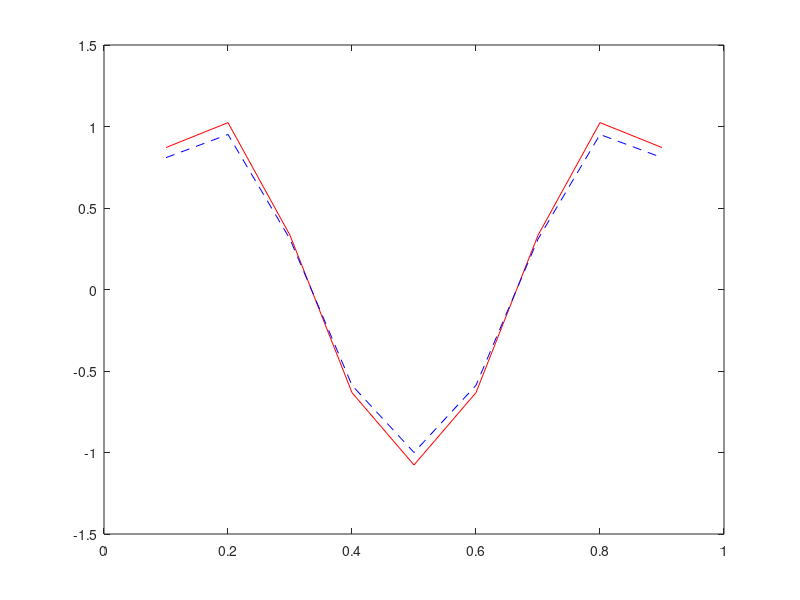
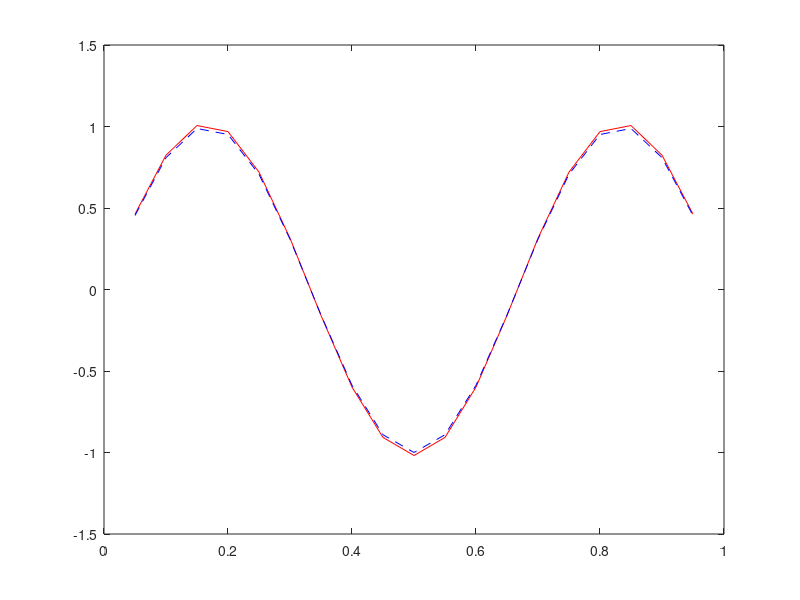
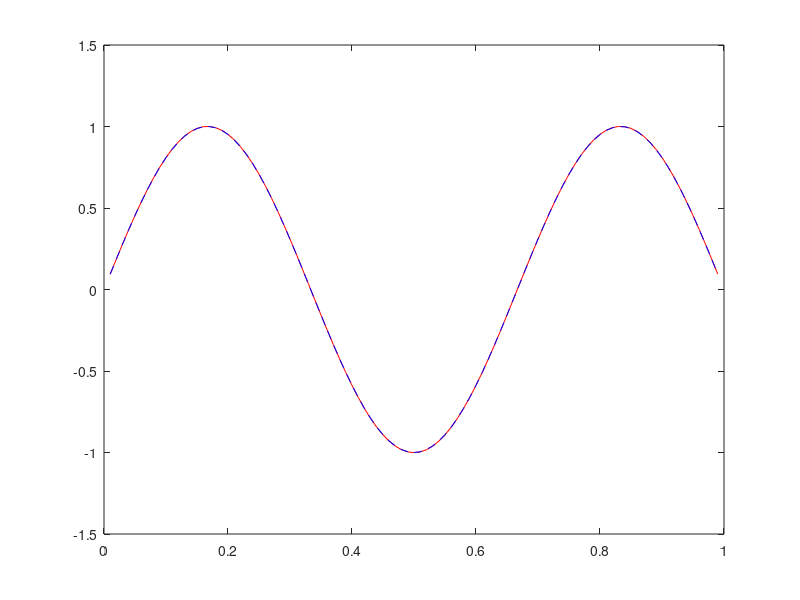
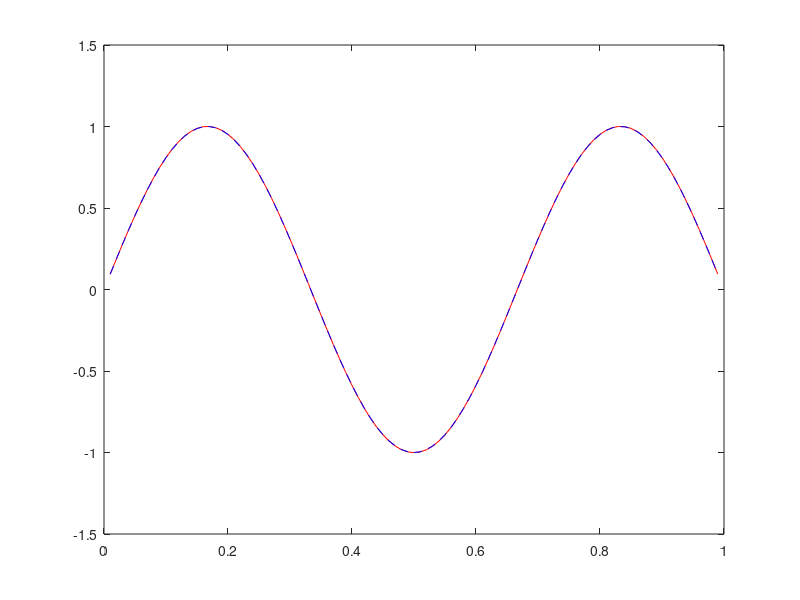

Write MATLAB code to recreate these figures, in order.
clear
clc

%input
lamda = 1; %default value is 1
m = 3 ;
a = 0; %B.C.
b = 0; %B.C.
delta_x = [1/10, 1/20, 1/100, 1/100, 1/200, 1/1000]; %length of mesh interval

N = (1./delta_x)+1; %number of mesh points

for time = 1:length(delta_x)
    x = 0 : delta_x(time) : 1;
    b = (delta_x(time)^2)*(-((m*pi)^2) - lamda)*sin(m*pi*x(2:length(x) - 1));
    b = transpose(b);
    clear vars A
    A = zeros(N(time) - 2, N(time) - 2); %create a nil matrix for A
    for i = 1:N(time) - 2
        A(i,i) = -(2+lamda*(delta_x(time)^2));
    end
    for j = 1:N(time) - 3
        A(j,j+1) = 1;
        A(j+1,j) = 1;
    end
    %A(1:N(time) - 2,1:N(time) - 2) = -(2+lamda*(delta_x(time)^2));
    %A(1:N(time) - 3,2:N(time) - 2) = 1;
    %A(2:N(time) - 2,1:N(time) - 3) = 1;
    u(1:N(time) - 2,1) = 0;
    
    clear vars r
    eps = 1;
    n = 0; %iteration time
    while eps >= 10^(-7)
        n = n + 1;
        r(:,n) = b - A * u(:,n);
        eps = sqrt((1/N(time))*sum(r(:,n).^2));
        alpha = transpose(r(:,n))*(b - A*u(:,n))/(transpose(r(:,n))*A*r(:,n));
        u(:,n+1) = u(:,n) + alpha * r(:,n);
        
    end
    
    u = transpose(u(:,n)); 
    
    u_bar = sin(m*pi*x(2:length(x) - 1)); %exact solution
    
    error_max(time) = max(abs(u - u_bar));
    
    
    
    figure(time)
    plot(x(2:length(x)-1),u,'-r')
    hold on
    plot(x(2:length(x)-1),u_bar,'--b')
    hold off
    
end
